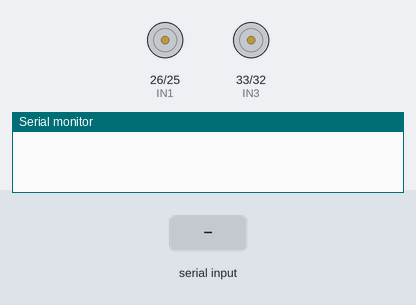
Bench run of a sketch on a simulated ESP32. Parts: motor-driver pin pairs drawn as motors (green arrow = first pin HIGH = forward, orange = second pin HIGH = backward, longer = more drive), the last lines printed to the serial monitor. The inputs (shaded band) are chosen by the test bench. Nothing arrives over Bluetooth unless stated.

Above: at 1.2 s.
1.3 s: "F" received over the second serial link
At 1.9 s:
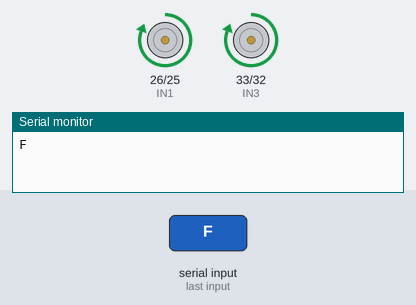
2.8 s: "B" received over the second serial link
At 4.0 s:
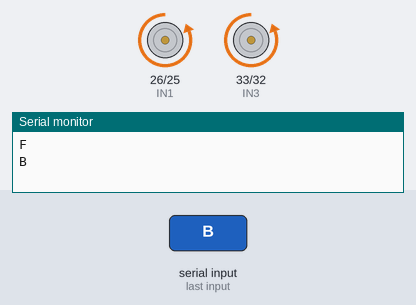
4.3 s: "L" received over the second serial link
At 5.4 s:
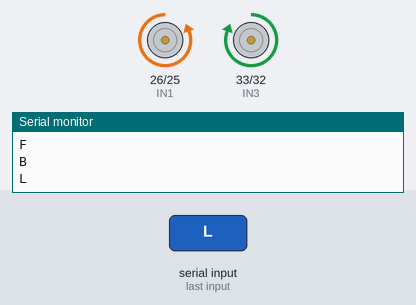
5.8 s: "R" received over the second serial link
At 6.5 s:
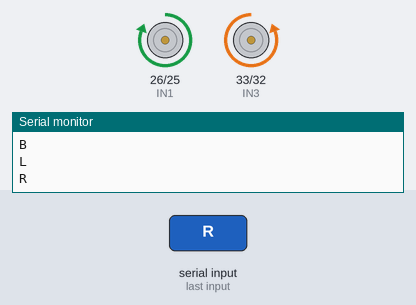
Timing chart, 0 to 8.3 s (numbered marks = the images above; inputs shaded):
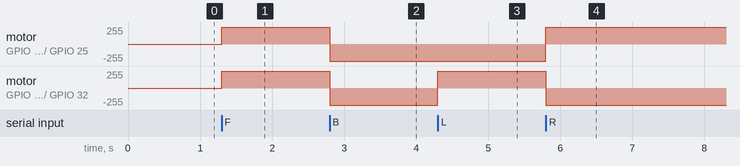

Measured:
- after the input at 1.3 s, motor on GPIO 26 (IN1) / GPIO 25 (IN2), motor on GPIO 33 (IN3) / GPIO 32 (IN4): stopped → forward 255/255 at once
- after the input at 2.8 s, motor on GPIO 26 (IN1) / GPIO 25 (IN2), motor on GPIO 33 (IN3) / GPIO 32 (IN4): forward 255/255 → backward 255/255 at once
- after the input at 4.3 s, motor on GPIO 33 (IN3) / GPIO 32 (IN4): backward 255/255 → forward 255/255 at once
- after the input at 5.8 s, motor on GPIO 26 (IN1) / GPIO 25 (IN2): backward 255/255 → forward 255/255 at once; motor on GPIO 33 (IN3) / GPIO 32 (IN4): forward 255/255 → backward 255/255 at once

The sketch:

code.ino
```cpp
#include <BluetoothSerial.h>
BluetoothSerial BT;

int IN1 = 26;
int IN2 = 25;
int IN3 = 33;
int IN4 = 32;

void setup() {
  Serial.begin(115200);
  BT.begin("ESP32-CAR");  // Bluetooth name

  pinMode(IN1, OUTPUT);
  pinMode(IN2, OUTPUT);
  pinMode(IN3, OUTPUT);
  pinMode(IN4, OUTPUT);
}

void forward() {
  digitalWrite(IN1, HIGH);
  digitalWrite(IN2, LOW);
  digitalWrite(IN3, HIGH);
  digitalWrite(IN4, LOW);
}

void backward() {
  digitalWrite(IN1, LOW);
  digitalWrite(IN2, HIGH);
  digitalWrite(IN3, LOW);
  digitalWrite(IN4, HIGH);
}

void left() {
  digitalWrite(IN1, LOW);
  digitalWrite(IN2, HIGH);
  digitalWrite(IN3, HIGH);
  digitalWrite(IN4, LOW);
}

void right() {
  digitalWrite(IN1, HIGH);
  digitalWrite(IN2, LOW);
  digitalWrite(IN3, LOW);
  digitalWrite(IN4, HIGH);
}

void stopCar() {
  digitalWrite(IN1, LOW);
  digitalWrite(IN2, LOW);
  digitalWrite(IN3, LOW);
  digitalWrite(IN4, LOW);
}

void loop() {
  if (BT.available()) {
    char cmd = BT.read();
    Serial.println(cmd);

    if (cmd == 'F') forward();
    else if (cmd == 'B') backward();
    else if (cmd == 'L') left();
    else if (cmd == 'R') right();
    else if (cmd == 'S') stopCar();
  }
}
```
